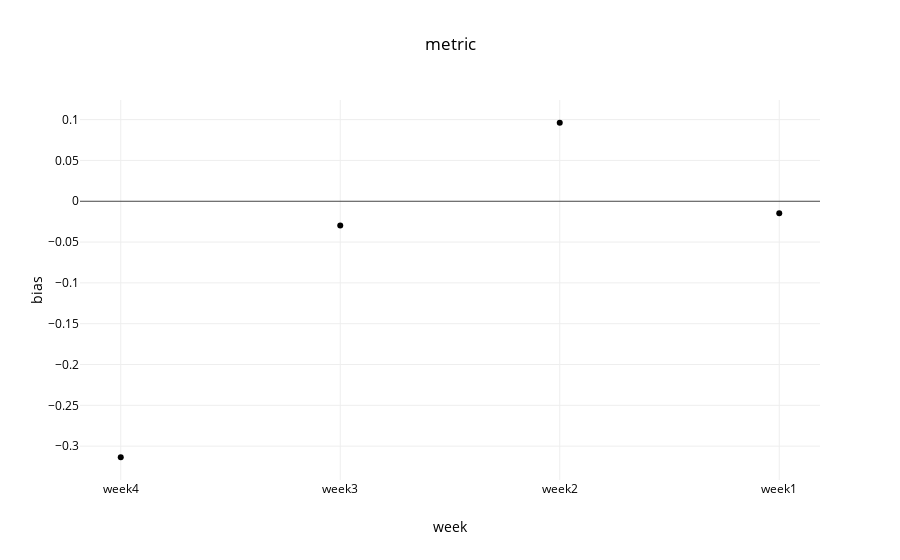

Source (notebook cell):
### Code cell
week = ['nan','week4','week3','week2','week1']
data = utils.metric(files,week,start,27226)
title,x,y='metric','week','bias'
layout=utils.layout(title,x,y)
fig = go.Figure(data=data, layout=layout)
interactive = iplot(fig)
#po.plot(fig,filename=root_dir+'\\'+'metric.html')

### Figure 1 — Plotly figure (JSON) as saved in the notebook; plotly's stock layout.template omitted (floating-point values rounded to 4 significant figures)
{"data": [{"line": {"color": "rgba(153, 153, 255)"}, "mode": "markers", "type": "scatter", "uid": "f5ec9a7a-e062-11e8-943f-f40669f1696c", "x": ["week4", "week3", "week2", "week1"], "y": [-0.3136, -0.0296, 0.09617, -0.01455]}], "layout": {"autosize": true, "font": {"color": "rgb(0, 0, 0)"}, "legend": {"orientation": "h"}, "paper_bgcolor": "rgb(255,255,255)", "plot_bgcolor": "rgb(255,255,255)", "title": "metric", "xaxis": {"autorange": true, "range": [-0.1828, 3.183], "title": "week", "type": "category"}, "yaxis": {"autorange": true, "range": [-0.3436, 0.1262], "title": "bias", "type": "linear"}}}
